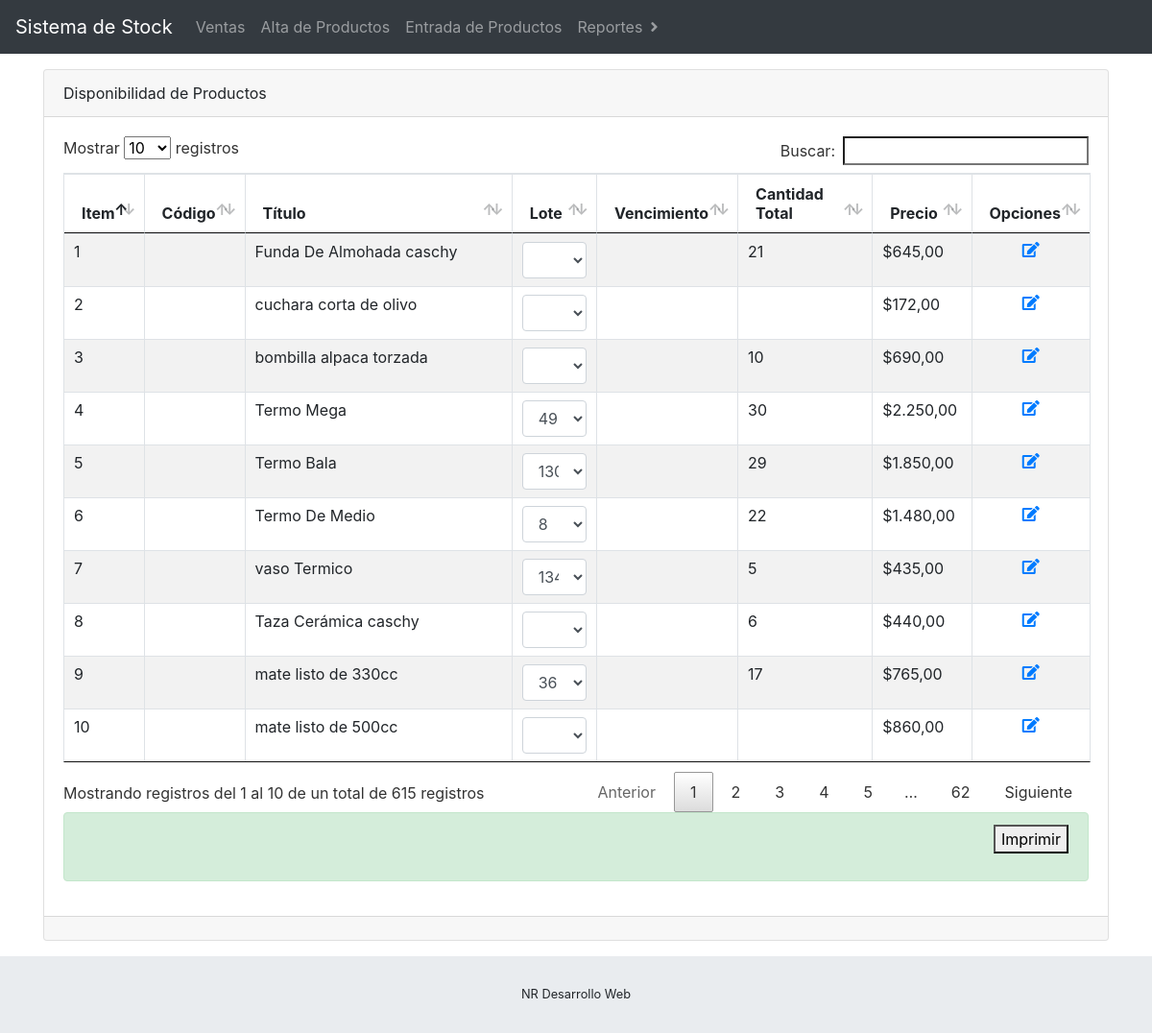
/index.php?pagina=reportesDisponibilidad, run on the app's committed database.
### tables this page shows
CREATE TABLE `productos` (
  `id` int(11) NOT NULL,
  `titulo` varchar(300) NOT NULL,
  `descripcion` text NOT NULL,
  `precio` float NOT NULL,
  `cantidad` int(11) NOT NULL,
  `foto` varchar(50) NOT NULL,
  `codigo` varchar(200) NOT NULL
);

CREATE TABLE `entradas` (
  `id` int(11) NOT NULL,
  `id_producto` int(11) NOT NULL,
  `cantidad` int(11) NOT NULL,
  `fecha` timestamp NOT NULL DEFAULT CURRENT_TIMESTAMP ON UPDATE CURRENT_TIMESTAMP
);

### modulos/reportesDisponibilidad.php (the view, shortened to what this page needs)
<div class="container mt-3">
	<div class="card">
		<div class="card-header">
			Disponibilidad de Productos
		</div>
		<div class="card-body">
			<table width="100%" class="table table-striped table-bordered table-hover mt-2" id="tabla-reportes">
				<thead>
					<tr>
						<th>Item</th>
						<th>Código</th>
						<th>Título</th>
						<th>Lote</th>
						<th>Vencimiento</th>
						<th>Cantidad Total</th>
						<th>Precio</th>
						<th>Opciones</th>
					</tr>
				</thead>
				<?php
				$q = mysql_query("
					SELECT *
					FROM productos
					");
				if (mysql_num_rows($q) != 0) {
					$can = 1;
					while ($r = mysql_fetch_array($q)) {
						$f = mysql_query("
								SELECT *
								FROM entradas WHERE id_producto=$r[id] ;
								");
						$p=mysql_fetch_array($f);
				?>
						<tr>
							<td><?php echo $can; ?></td>
							<td><?php echo $r[codigo]; ?></td>
							<td><?php echo $r[titulo]; ?></td>
							<td><select class="form-control" id="">
									<?php
									while ($valores = mysql_fetch_array($f)) {
										echo '<option value="'.$valores[id].'">'.$valores[id].'</option>';
									}
									?>
								</select>
							</td>
							<td>
							</td>
							<td><?php echo $p[cantidad]; ?></td>
							<td><?php echo '$' . number_format($r[precio], '2', ',', '.'); ?></td>
							<td class="text-center">
								<a href="index.php?pagina=productos&id=<?php echo $r[id]; ?>&ver=ok" title="Editar"><i class="fa fa-edit"></i></a>
							</td>
						</tr>
				<?php
						$can++;
					}
				}
				?>
			</table>
			<div class="alert alert-success" role="alert">
				<p style="text-align: right;">
					<button type="button" onClick="imprimo()">Imprimir</button>
				</p>
			</div>
		</div>
		<div class="card-footer">
		</div>
	</div>
</div>

### incluir.php (shortened to what this page needs)
<link href="vendor/bootstrap/css/bootstrap.min.css" rel="stylesheet">
<link href="vendor/fontawesome-free/css/all.min.css" rel="stylesheet" type="text/css">
<link href="vendor/datatables/dataTables.bootstrap4.css" rel="stylesheet">
<link href="vendor/datatables/jquery.dataTables.min.css" rel="stylesheet">
<link href="vendor/datepicker/bootstrap-datepicker.min.css" rel="stylesheet">
<link href="css/sb-admin.css" rel="stylesheet">
<link rel="stylesheet" href="select2/css/select2.min.css">
<link rel="stylesheet" href="select2/css/select2-bootstrap4.min.css">

### index.php (shortened to what this page needs)
<?php
include("incluir.php");
?>
<!DOCTYPE html>
<html lang="en">
<head>
</head>
<body id="page-top">
  <nav class="navbar navbar-expand-lg navbar-dark bg-dark">
    <a class="navbar-brand " href="index.php">Sistema de Stock</a>
    <div class="collapse navbar-collapse" id="navbarNavDropdown">
      <ul class="navbar-nav">
        <li class="nav-item ">
          <a class="nav-link" href="index.php?pagina=ventas">Ventas<span class="sr-only">(current)</span></a>
        </li>
        <li class="nav-item">
          <a class="nav-link" href="index.php?pagina=productos">Alta de Productos</a>
        </li>
        <li class="nav-item">
          <a class="nav-link" href="index.php?pagina=entradas">Entrada de Productos</a>
        </li>
        <li class="nav-item dropdown">
          <a class="nav-link dropdown-toggle" href="#" id="navbarDropdownMenuLink" data-toggle="dropdown" aria-haspopup="true" aria-expanded="false">
           Reportes
          </a>
        </li>
      </ul>
    </div>
  </nav>
  <div id="content-wrapper">
    <?php
    if (!empty($_GET[pagina])) {
      include("modulos/" . addslashes($_GET[pagina]) . '.php');
    }
    ?>
    <footer class="sticky-footer mt-3">
      <div class="container my-auto" >
        <div class="copyright text-center my-auto">
          <span>NR Desarrollo Web</span>
        </div>
      </div>
    </footer>
  </div>
</body>
</html>

### css/sb-admin.css (style rules this page uses)
html { position: relative; min-height: 100%; }
body { height: 100%; }
.navbar-nav .nav-item.dropdown .dropdown-toggle::after { width: 1rem; text-align: center; float: right; vertical-align: 0; border: 0; font-weight: 900; content: '\f105'; font-family: 'Font Awesome 5 Free'; }
:root { --input-padding-x: 0.75rem; --input-padding-y: 0.75rem; }
footer.sticky-footer { display: -webkit-box; display: -ms-flexbox; display: flex; right: 0; bottom: 0; width: calc(100% - 90px); height: 80px; background-color: #e9ecef; }
footer.sticky-footer .copyright { line-height: 1; font-size: 0.8rem; }
@media (min-width: 768px) { footer.sticky-footer { width:100%; } }

### data on the page
productos: titulo "Funda De Almohada caschy", entradas.cantidad "21", precio "645,00"
productos: titulo "cuchara corta de olivo", precio "172,00"
productos: titulo "bombilla alpaca torzada", entradas.cantidad "10", precio "690,00"
productos: titulo "Termo Mega", entradas.cantidad "30", precio "2.250,00"
productos: titulo "Termo Bala", entradas.cantidad "29", precio "1.850,00"
productos: titulo "Termo De Medio", entradas.cantidad "22", precio "1.480,00"
productos: titulo "vaso Termico", entradas.cantidad "5", precio "435,00"
productos: titulo "Taza Cerámica caschy", entradas.cantidad "6", precio "440,00"
productos: titulo "mate listo de 330cc", entradas.cantidad "17", precio "765,00"
productos: titulo "mate listo de 500cc", precio "860,00"

### other printed values
form field value "49"
form field value "130"
form field value "8"
form field value "134"
form field value "36"
